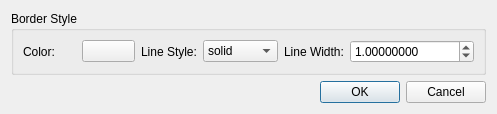
<?xml version="1.0" encoding="UTF-8"?>
<ui version="4.0">
 <class>border_style_2</class>
 <widget class="QDialog" name="border_style_2">
  <property name="geometry">
   <rect>
    <x>0</x>
    <y>0</y>
    <width>497</width>
    <height>114</height>
   </rect>
  </property>
  <property name="windowTitle">
   <string>Border Style</string>
  </property>
  <layout class="QVBoxLayout" name="verticalLayout">
   <item>
    <widget class="QGroupBox" name="border_style_group">
     <property name="title">
      <string>Border Style</string>
     </property>
     <layout class="QGridLayout" name="gridLayout_2">
      <item row="0" column="4">
       <widget class="QLabel" name="border_style_label">
        <property name="text">
         <string>Line Style:</string>
        </property>
        <property name="buddy">
         <cstring>border_style</cstring>
        </property>
       </widget>
      </item>
      <item row="0" column="0">
       <widget class="QLabel" name="border_color_label">
        <property name="text">
         <string>Color:</string>
        </property>
        <property name="buddy">
         <cstring>border_color</cstring>
        </property>
       </widget>
      </item>
      <item row="0" column="1">
       <widget class="QPushButton" name="border_color">
        <property name="text">
         <string/>
        </property>
        <property name="autoDefault">
         <bool>false</bool>
        </property>
       </widget>
      </item>
      <item row="0" column="5">
       <widget class="QComboBox" name="border_style">
        <item>
         <property name="text">
          <string>solid</string>
         </property>
        </item>
        <item>
         <property name="text">
          <string>dotted</string>
         </property>
        </item>
        <item>
         <property name="text">
          <string>dashed</string>
         </property>
        </item>
        <item>
         <property name="text">
          <string>dashdot</string>
         </property>
        </item>
       </widget>
      </item>
      <item row="0" column="6">
       <widget class="QLabel" name="border_size_label">
        <property name="text">
         <string>Line Width:</string>
        </property>
        <property name="buddy">
         <cstring>border_size</cstring>
        </property>
       </widget>
      </item>
      <item row="0" column="7">
       <widget class="ScientificDoubleSpinBox" name="border_size">
        <property name="keyboardTracking">
         <bool>false</bool>
        </property>
        <property name="decimals">
         <number>8</number>
        </property>
        <property name="minimum">
         <double>0.000001000000000</double>
        </property>
        <property name="maximum">
         <double>100000.000000000000000</double>
        </property>
        <property name="singleStep">
         <double>0.100000000000000</double>
        </property>
        <property name="value">
         <double>1.000000000000000</double>
        </property>
       </widget>
      </item>
     </layout>
    </widget>
   </item>
   <item>
    <widget class="QDialogButtonBox" name="button_box">
     <property name="orientation">
      <enum>Qt::Horizontal</enum>
     </property>
     <property name="standardButtons">
      <set>QDialogButtonBox::Cancel|QDialogButtonBox::Ok</set>
     </property>
    </widget>
   </item>
  </layout>
 </widget>
 <customwidgets>
  <customwidget>
   <class>ScientificDoubleSpinBox</class>
   <extends>QDoubleSpinBox</extends>
   <header>scientificspinbox.h</header>
  </customwidget>
 </customwidgets>
 <tabstops>
  <tabstop>border_color</tabstop>
  <tabstop>border_style</tabstop>
  <tabstop>border_size</tabstop>
 </tabstops>
 <resources/>
 <connections>
  <connection>
   <sender>button_box</sender>
   <signal>accepted()</signal>
   <receiver>border_style_2</receiver>
   <slot>accept()</slot>
   <hints>
    <hint type="sourcelabel">
     <x>248</x>
     <y>254</y>
    </hint>
    <hint type="destinationlabel">
     <x>157</x>
     <y>274</y>
    </hint>
   </hints>
  </connection>
  <connection>
   <sender>button_box</sender>
   <signal>rejected()</signal>
   <receiver>border_style_2</receiver>
   <slot>reject()</slot>
   <hints>
    <hint type="sourcelabel">
     <x>316</x>
     <y>260</y>
    </hint>
    <hint type="destinationlabel">
     <x>286</x>
     <y>274</y>
    </hint>
   </hints>
  </connection>
 </connections>
</ui>
